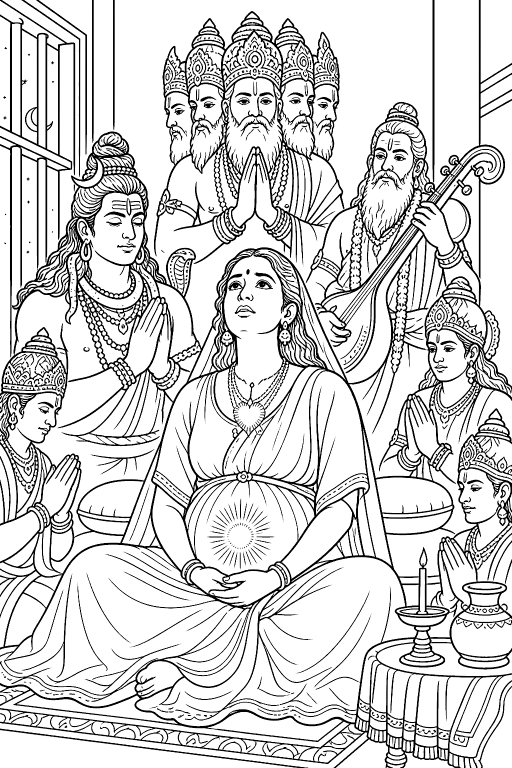
#> input picture portal-bootstrap/ux-prototype/assets/story-006-coloring.png, 1024 x 1536 px (shown at 1/2 size)
$ python -i apply_coloring_publication_footer.py   (imports and definitions only)
#> lines starting #> are read from the running program, lines starting #| are printed output that depends on the picture
#!/usr/bin/env python3
"""Apply local PIL publication footer strips to coloring pages (001–020).

Does not regenerate illustrations or call paid APIs. Extends the canvas with a
bottom credit strip via append_image_credit_strip when a warm-cream footer is
not already present. Safe to re-run (skips images that already have a footer).

Usage:
    python scripts/apply_coloring_publication_footer.py
    python scripts/apply_coloring_publication_footer.py --max-story 20 --dry-run
"""
from __future__ import annotations

import argparse
import json
import sys
from pathlib import Path

ROOT = Path(__file__).resolve().parents[1]
sys.path.insert(0, str(ROOT))

from PIL import Image  # noqa: E402

from krishna_story_factory.publication.artifacts import append_image_credit_strip  # noqa: E402
from krishna_story_factory.publication.identity import load_identity  # noqa: E402
from krishna_story_factory.publication.work_manifest import first_publication_year  # noqa: E402

COLORING_NAMES = ("coloring_page.png", "simple_coloring_page.png")
# Matching append_image_credit_strip fill color.
_CREAM = (0xF7, 0xF1, 0xE6)


# [5 lines left out: function discover_package, not called in this run]


def has_publication_footer(image_path: Path) -> bool:
    """Detect the warm-cream credit strip applied by append_image_credit_strip."""
    with Image.open(image_path) as img:
#> img is the input picture: PIL image 1024x1536 RGB; min 0, max 255, mean 212
        rgb = img.convert("RGB")
        width, height = rgb.size
#> width = 1024; height = 1536
        strip_h = max(40, int(height * 0.05))
#> strip_h = 76
        band = rgb.crop((0, height - strip_h, width, height))
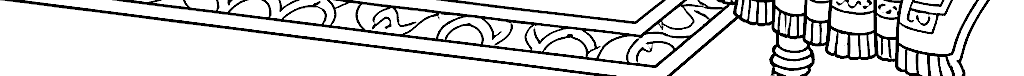
#> band: PIL image 1024x76 RGB; min 0, max 255, mean 216.9
        # Sample every Nth pixel for speed; avoid deprecated getdata().
        sample_step = 4
        close = 0
        dark = 0
        total = 0
        bw, bh = band.size
#> bw = 1024; bh = 76
        for y in range(0, bh, sample_step):
            for x in range(0, bw, sample_step):
                px = band.getpixel((x, y))
                total += 1
                if all(abs(int(px[i]) - _CREAM[i]) <= 18 for i in range(3)):
                    close += 1
                if (int(px[0]) + int(px[1]) + int(px[2])) / 3 < 90:
                    dark += 1
#> after the loop, close = 0; dark = 647; total = 4864
        if total == 0:
            return False
        cream_ratio = close / total
#> cream_ratio = 0
        # Warm cream majority + some ink (credit glyphs).
        return cream_ratio >= 0.55 and dark >= 40


# [78 lines left out: functions apply_to_package, main, not called in this run]


# [2 lines not run here, left out]

>>> result = has_publication_footer('../portal-bootstrap/ux-prototype/assets/story-006-coloring.png')
#> result = False
